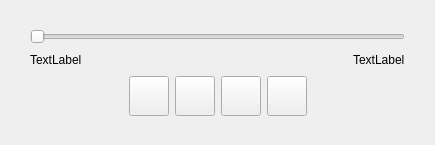
<?xml version="1.0" encoding="UTF-8"?>
<ui version="4.0">
 <class>AFQMediaControlPanel</class>
 <widget class="QWidget" name="AFQMediaControlPanel">
  <property name="geometry">
   <rect>
    <x>0</x>
    <y>0</y>
    <width>435</width>
    <height>145</height>
   </rect>
  </property>
  <property name="windowTitle">
   <string>Form</string>
  </property>
  <layout class="QVBoxLayout" name="verticalLayout_2">
   <property name="leftMargin">
    <number>30</number>
   </property>
   <property name="rightMargin">
    <number>30</number>
   </property>
   <item>
    <spacer name="verticalSpacer">
     <property name="orientation">
      <enum>Qt::Vertical</enum>
     </property>
     <property name="sizeHint" stdset="0">
      <size>
       <width>20</width>
       <height>10</height>
      </size>
     </property>
    </spacer>
   </item>
   <item>
    <layout class="QHBoxLayout" name="sliderLayout">
     <item>
      <widget class="AFQMediaSlider" name="mediaSlider">
       <property name="maximum">
        <number>1024</number>
       </property>
       <property name="tracking">
        <bool>false</bool>
       </property>
       <property name="orientation">
        <enum>Qt::Horizontal</enum>
       </property>
      </widget>
     </item>
    </layout>
   </item>
   <item>
    <layout class="QHBoxLayout" name="durationLayout">
     <item>
      <widget class="QLabel" name="timerLabel">
       <property name="text">
        <string>TextLabel</string>
       </property>
      </widget>
     </item>
     <item>
      <spacer name="horizontalSpacer_3">
       <property name="orientation">
        <enum>Qt::Horizontal</enum>
       </property>
       <property name="sizeHint" stdset="0">
        <size>
         <width>40</width>
         <height>20</height>
        </size>
       </property>
      </spacer>
     </item>
     <item>
      <widget class="QLabel" name="durationLabel">
       <property name="text">
        <string>TextLabel</string>
       </property>
      </widget>
     </item>
    </layout>
   </item>
   <item>
    <layout class="QHBoxLayout" name="controlLayout">
     <item>
      <spacer name="horizontalSpacer">
       <property name="orientation">
        <enum>Qt::Horizontal</enum>
       </property>
       <property name="sizeHint" stdset="0">
        <size>
         <width>40</width>
         <height>20</height>
        </size>
       </property>
      </spacer>
     </item>
     <item>
      <widget class="QPushButton" name="playButton">
       <property name="minimumSize">
        <size>
         <width>40</width>
         <height>40</height>
        </size>
       </property>
       <property name="maximumSize">
        <size>
         <width>40</width>
         <height>40</height>
        </size>
       </property>
       <property name="text">
        <string/>
       </property>
       <property name="icon">
        <iconset resource="aneta-main-resource.qrc">
         <normaloff>:/image/resource/SourceContext/bt_play.svg</normaloff>:/image/resource/SourceContext/bt_play.svg</iconset>
       </property>
       <property name="iconSize">
        <size>
         <width>40</width>
         <height>40</height>
        </size>
       </property>
       <property name="default">
        <bool>false</bool>
       </property>
      </widget>
     </item>
     <item>
      <widget class="QPushButton" name="pauseButton">
       <property name="minimumSize">
        <size>
         <width>40</width>
         <height>40</height>
        </size>
       </property>
       <property name="maximumSize">
        <size>
         <width>40</width>
         <height>40</height>
        </size>
       </property>
       <property name="text">
        <string/>
       </property>
       <property name="icon">
        <iconset resource="aneta-main-resource.qrc">
         <normaloff>:/image/resource/SourceContext/bt_pause.svg</normaloff>:/image/resource/SourceContext/bt_pause.svg</iconset>
       </property>
       <property name="iconSize">
        <size>
         <width>40</width>
         <height>40</height>
        </size>
       </property>
      </widget>
     </item>
     <item>
      <widget class="QPushButton" name="restartButton">
       <property name="minimumSize">
        <size>
         <width>40</width>
         <height>40</height>
        </size>
       </property>
       <property name="maximumSize">
        <size>
         <width>40</width>
         <height>40</height>
        </size>
       </property>
       <property name="text">
        <string/>
       </property>
       <property name="icon">
        <iconset resource="aneta-main-resource.qrc">
         <normaloff>:/image/resource/SourceContext/bt_restart.svg</normaloff>:/image/resource/SourceContext/bt_restart.svg</iconset>
       </property>
       <property name="iconSize">
        <size>
         <width>40</width>
         <height>40</height>
        </size>
       </property>
      </widget>
     </item>
     <item>
      <widget class="QPushButton" name="stopButton">
       <property name="minimumSize">
        <size>
         <width>40</width>
         <height>40</height>
        </size>
       </property>
       <property name="maximumSize">
        <size>
         <width>40</width>
         <height>40</height>
        </size>
       </property>
       <property name="text">
        <string/>
       </property>
       <property name="icon">
        <iconset resource="aneta-main-resource.qrc">
         <normaloff>:/image/resource/SourceContext/bt_stop.svg</normaloff>:/image/resource/SourceContext/bt_stop.svg</iconset>
       </property>
       <property name="iconSize">
        <size>
         <width>40</width>
         <height>40</height>
        </size>
       </property>
      </widget>
     </item>
     <item>
      <spacer name="horizontalSpacer_2">
       <property name="orientation">
        <enum>Qt::Horizontal</enum>
       </property>
       <property name="sizeHint" stdset="0">
        <size>
         <width>40</width>
         <height>20</height>
        </size>
       </property>
      </spacer>
     </item>
    </layout>
   </item>
   <item>
    <spacer name="verticalSpacer_2">
     <property name="orientation">
      <enum>Qt::Vertical</enum>
     </property>
     <property name="sizeHint" stdset="0">
      <size>
       <width>20</width>
       <height>10</height>
      </size>
     </property>
    </spacer>
   </item>
  </layout>
 </widget>
 <customwidgets>
  <customwidget>
   <class>AFQMediaSlider</class>
   <extends>QSlider</extends>
   <header>UIComponent/CMediaSlider.h</header>
  </customwidget>
 </customwidgets>
 <resources>
  <include location="aneta-main-resource.qrc"/>
 </resources>
 <connections/>
</ui>
